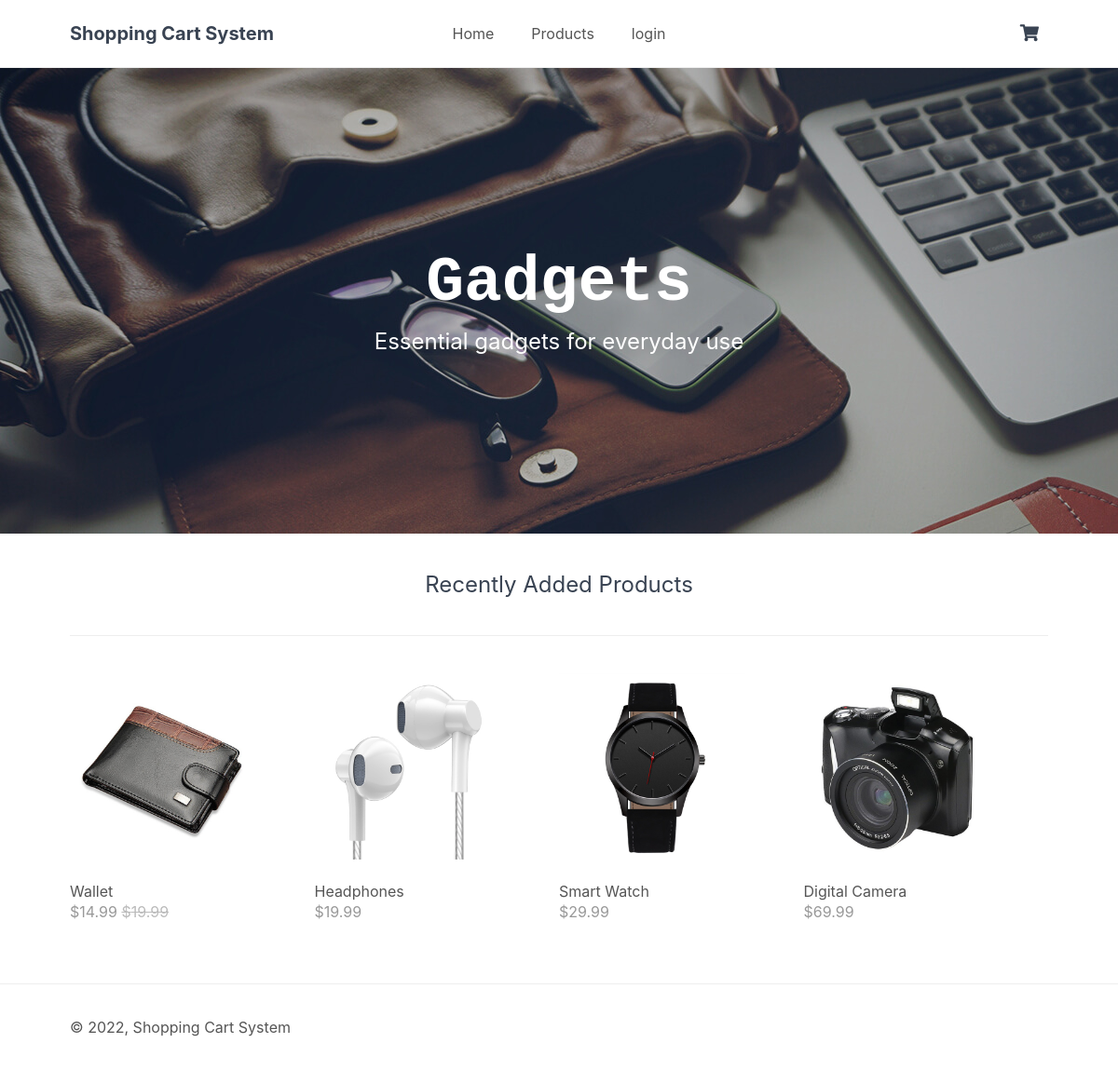
The app's page /home.php with its own data.
### tables this page shows
CREATE TABLE IF NOT EXISTS `products` (
  `id` int(11) NOT NULL AUTO_INCREMENT,
  `name` varchar(200) NOT NULL,
  `desc` text NOT NULL,
  `price` decimal(7,2) NOT NULL,
  `rrp` decimal(7,2) NOT NULL DEFAULT '0.00',
  `quantity` int(11) NOT NULL,
  `img` text NOT NULL,
  `date_added` datetime NOT NULL DEFAULT CURRENT_TIMESTAMP,
  PRIMARY KEY (`id`)
);

### home.php (the view)
<?php
include 'functions.php';
$pdo = pdo_connect_mysql();
$stmt = $pdo->prepare('SELECT * FROM products ORDER BY date_added DESC LIMIT 4');
$stmt->execute();
$recently_added_products = $stmt->fetchAll(PDO::FETCH_ASSOC);
?>
<?=template_header('Home')?>
<div class="featured">
    <h2>Gadgets</h2>
    <p>Essential gadgets for everyday use</p>
</div>
<div class="recentlyadded content-wrapper">
    <h2>Recently Added Products</h2>
    <div class="products">
        <?php foreach ($recently_added_products as $product): ?>
        <a href="index.php?page=product&id=<?=$product['id']?>" class="product">
            <img src="imgs/<?=$product['img']?>" width="200" height="200" alt="<?=$product['name']?>">
            <span class="name"><?=$product['name']?></span>
            <span class="price">
                &dollar;<?=$product['price']?>
                <?php if ($product['rrp'] > 0): ?>
                <span class="rrp">&dollar;<?=$product['rrp']?></span>
                <?php endif; ?>
            </span>
        </a>
        <?php endforeach; ?>
    </div>
</div>
<?=template_footer()?>

### functions.php (shortened to what this page needs)
<?php
function template_header($title) {
echo <<<EOT
<!DOCTYPE html>
<html>
	<head>
		<meta charset="utf-8">
		<title>$title</title>
		<link href="style.css" rel="stylesheet" type="text/css">
		<link rel="stylesheet" href="https://use.fontawesome.com/releases/v5.7.1/css/all.css">
	</head>
	<body>
        <header>
            <div class="content-wrapper">
                <h1>Shopping Cart System</h1>
                <nav>
                    <a href="index.php">Home</a>
                    <a href="index.php?page=products">Products</a>
                    <a href="index.php?page=login">login</a>
                </nav>
                <div class="link-icons">
                    <a href="index.php?page=cart">
						<i class="fas fa-shopping-cart"></i>
					</a>
                </div>
            </div>
        </header>
        <main>
EOT;
}
function template_footer() {
$year = date('Y');
echo <<<EOT
        </main>
        <footer>
            <div class="content-wrapper">
                <p>&copy; $year, Shopping Cart System</p>
            </div>
        </footer>
        <script src="script.js"></script>
    </body>
</html>
EOT;
}
?>

### style.css (style rules this page uses)
* { box-sizing: border-box; font-family: -apple-system, BlinkMacSystemFont, "segoe ui", roboto, oxygen, ubuntu, cantarell, "fira sans", "droid sans", "helvetica neue", Arial, sans-serif; font-size: 16px; -webkit-font-smoothing: antialiased; -moz-osx-font-smoothing: grayscale; }
html { height: 100%; }
body { position: relative; min-height: 100%; color: #555555; background-color: #FFFFFF; margin: 0; padding-bottom: 100px; }
h1, h2, h3, h4, h5 { color: #394352; }
.content-wrapper { width: 1050px; margin: 0 auto; }
header { border-bottom: 1px solid #EEEEEE; }
header .content-wrapper { display: flex; }
header h1 { display: flex; flex-grow: 1; flex-basis: 0; font-size: 20px; margin: 0; padding: 24px 0; }
header nav { display: flex; flex-grow: 1; flex-basis: 0; justify-content: center; align-items: center; }
header nav a { text-decoration: none; color: #555555; padding: 10px 10px; margin: 0 10px; }
header .link-icons { display: flex; flex-grow: 1; flex-basis: 0; justify-content: flex-end; align-items: center; position: relative; }
header .link-icons a { text-decoration: none; color: #394352; padding: 0 10px; }
header .link-icons a i { font-size: 18px; }
main .featured { display: flex; flex-direction: column; background-image: url(imgs/featured-image.jpg); background-repeat: no-repeat; background-size: cover; height: 500px; align-items: center; justify-content: center; text-align: center; }
main .featured h2 { display: inline-block; margin: 0; width: 1050px; font-family: Rockwell, Courier Bold, Courier, Georgia, Times, Times New Roman, serif; font-size: 68px; color: #FFFFFF; padding-bottom: 10px; }
main .featured p { display: inline-block; margin: 0; width: 1050px; font-size: 24px; color: #FFFFFF; }
main .recentlyadded h2 { display: block; font-weight: normal; margin: 0; padding: 40px 0; font-size: 24px; text-align: center; width: 100%; border-bottom: 1px solid #EEEEEE; }
main .recentlyadded .products, main .products .products-wrapper { display: flex; flex-wrap: wrap; align-items: center; justify-content: space-between; padding: 40px 0 0 0; }
main .recentlyadded .products .product, main .products .products-wrapper .product { display: block; overflow: hidden; text-decoration: none; width: 25%; padding-bottom: 60px; }
main .recentlyadded .products .product img, main .products .products-wrapper .product img { transform: scale(1); transition: transform 1s; }
main .recentlyadded .products .product .name, main .products .products-wrapper .product .name { display: block; color: #555555; padding: 20px 0 2px 0; }
main .recentlyadded .products .product .price, main .products .products-wrapper .product .price { display: block; color: #999999; }
main .recentlyadded .products .product .rrp, main .products .products-wrapper .product .rrp { color: #BBBBBB; text-decoration: line-through; }
footer { position: absolute; bottom: 0; border-top: 1px solid #EEEEEE; padding: 20px 0; width: 100%; }

### records on screen
products: img (picture), name "Wallet", price "14.99", rrp "19.99"
products: img (picture), name "Headphones", price "19.99"
products: img (picture), name "Smart Watch", price "29.99"
products: img (picture), name "Digital Camera", price "69.99"
